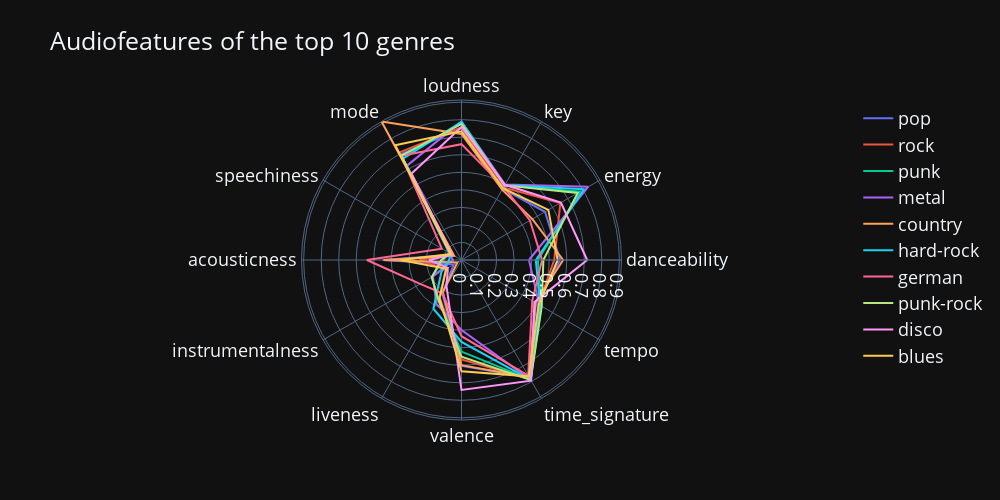

Notebook code cell kept with this figure:
### Code cell
fig = go.Figure()

for genre in top_genres_list:
    df_radar = pd.DataFrame(df_top_genres_features.loc[genre])
    df_radar.reset_index(inplace=True)
    df_radar.rename(columns={"index":"feature", genre: "mean"}, inplace=True)
    df_radar = pd.concat([df_radar, pd.DataFrame(df_radar.iloc[0]).T])
    
    fig.add_trace(go.Scatterpolar(
        r = df_radar['mean'],
        theta = df_radar['feature'],
        mode = 'lines',
        fill = 'none',
        name = genre
    ))
fig.update_layout(
    font_size=FONT_SIZE,
    height = FIG_HEIGHT,
    width = FIG_WIDTH,
    template='plotly_dark',
    title="Audiofeatures of the top 10 genres"
)

fig.show()

### Figure 1 — Plotly figure (JSON) as saved in the notebook; plotly's stock layout.template omitted (floating-point values rounded to 4 significant figures)
{"data": [{"fill": "none", "mode": "lines", "name": "pop", "r": [0.5626, 0.5495, 0.4691, 0.7523, 0.6939, 0.05919, 0.4498, 0.05097, 0.2199, 0.6029, 0.7734, 0.4904, 0.5626], "theta": ["danceability", "energy", "key", "loudness", "mode", "speechiness", "acousticness", "instrumentalness", "liveness", "valence", "time_signature", "tempo", "danceability"], "type": "scatterpolar"}, {"fill": "none", "mode": "lines", "name": "rock", "r": [0.5287, 0.6508, 0.4784, 0.7565, 0.7081, 0.06545, 0.2408, 0.1044, 0.2489, 0.5669, 0.7849, 0.5062, 0.5287], "theta": ["danceability", "energy", "key", "loudness", "mode", "speechiness", "acousticness", "instrumentalness", "liveness", "valence", "time_signature", "tempo", "danceability"], "type": "scatterpolar"}, {"fill": "none", "mode": "lines", "name": "punk", "r": [0.4354, 0.781, 0.4907, 0.7792, 0.6806, 0.08229, 0.1054, 0.1964, 0.2603, 0.5221, 0.7873, 0.5257, 0.4354], "theta": ["danceability", "energy", "key", "loudness", "mode", "speechiness", "acousticness", "instrumentalness", "liveness", "valence", "time_signature", "tempo", "danceability"], "type": "scatterpolar"}, {"fill": "none", "mode": "lines", "name": "metal", "r": [0.3847, 0.8339, 0.4972, 0.7901, 0.6213, 0.08108, 0.04901, 0.188, 0.2876, 0.3988, 0.7891, 0.5121, 0.3847], "theta": ["danceability", "energy", "key", "loudness", "mode", "speechiness", "acousticness", "instrumentalness", "liveness", "valence", "time_signature", "tempo", "danceability"], "type": "scatterpolar"}, {"fill": "none", "mode": "lines", "name": "country", "r": [0.5796, 0.4667, 0.4634, 0.7189, 0.9122, 0.04828, 0.4441, 0.02684, 0.2116, 0.5996, 0.772, 0.4863, 0.5796], "theta": ["danceability", "energy", "key", "loudness", "mode", "speechiness", "acousticness", "instrumentalness", "liveness", "valence", "time_signature", "tempo", "danceability"], "type": "scatterpolar"}, {"fill": "none", "mode": "lines", "name": "hard-rock", "r": [0.4237, 0.8078, 0.4922, 0.7876, 0.6679, 0.07184, 0.07043, 0.1313, 0.3207, 0.4669, 0.79, 0.5171, 0.4237], "theta": ["danceability", "energy", "key", "loudness", "mode", "speechiness", "acousticness", "instrumentalness", "liveness", "valence", "time_signature", "tempo", "danceability"], "type": "scatterpolar"}, {"fill": "none", "mode": "lines", "name": "german", "r": [0.4593, 0.4506, 0.4811, 0.6604, 0.6865, 0.1292, 0.5396, 0.2724, 0.2188, 0.4346, 0.7606, 0.4656, 0.4593], "theta": ["danceability", "energy", "key", "loudness", "mode", "speechiness", "acousticness", "instrumentalness", "liveness", "valence", "time_signature", "tempo", "danceability"], "type": "scatterpolar"}, {"fill": "none", "mode": "lines", "name": "punk-rock", "r": [0.4668, 0.7649, 0.4911, 0.7757, 0.6875, 0.07526, 0.1149, 0.1955, 0.2638, 0.5513, 0.789, 0.5281, 0.4668], "theta": ["danceability", "energy", "key", "loudness", "mode", "speechiness", "acousticness", "instrumentalness", "liveness", "valence", "time_signature", "tempo", "danceability"], "type": "scatterpolar"}, {"fill": "none", "mode": "lines", "name": "disco", "r": [0.7165, 0.6547, 0.4952, 0.7584, 0.5689, 0.06099, 0.1843, 0.08979, 0.1715, 0.7411, 0.7943, 0.48, 0.7165], "theta": ["danceability", "energy", "key", "loudness", "mode", "speechiness", "acousticness", "instrumentalness", "liveness", "valence", "time_signature", "tempo", "danceability"], "type": "scatterpolar"}, {"fill": "none", "mode": "lines", "name": "blues", "r": [0.5483, 0.5718, 0.4723, 0.7336, 0.7557, 0.06743, 0.3487, 0.09942, 0.2511, 0.6348, 0.7659, 0.5084, 0.5483], "theta": ["danceability", "energy", "key", "loudness", "mode", "speechiness", "acousticness", "instrumentalness", "liveness", "valence", "time_signature", "tempo", "danceability"], "type": "scatterpolar"}], "layout": {"font": {"size": 18}, "height": 500, "title": {"text": "Audiofeatures of the top 10 genres"}, "width": 1000}}
